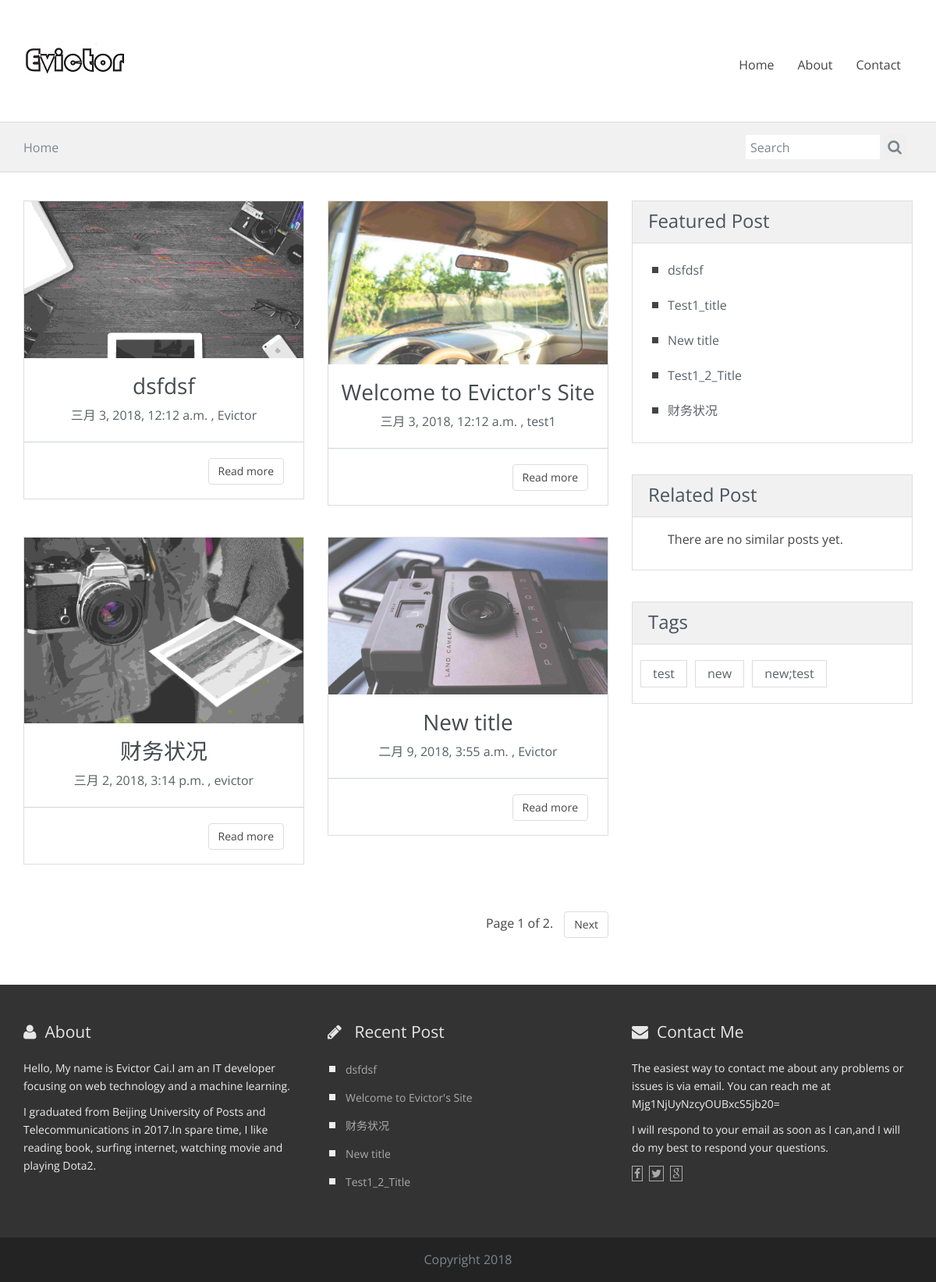
Screenshot of /blog/ with the database file from the repository.
### blog/models.py (models this page shows, shortened)
class Post(models.Model):
    STATUS_CHOICES = (
        ('draft', 'Draft'),
        ('published', 'Published'),
    )
    title = models.CharField(max_length=250)
    slug = models.SlugField(
        max_length=250,
        unique_for_date='publish'
    )
    author = models.ForeignKey(
        User,
        related_name='blog_posts',
        on_delete = models.CASCADE
    )
    body = models.TextField()
    publish = models.DateTimeField(
        default=timezone.now
    )
    created = models.DateTimeField(auto_now_add=True)
    updated = models.DateTimeField(auto_now=True)
    status = models.CharField(
        max_length=10,
        choices=STATUS_CHOICES,
        default='draft'
    )
    objects = models.Manager() # The default manager
    published = PublishedManager() # Our custom manager
    tags = TaggableManager()
    class Meta:
        ordering = ('-publish',)
    def get_absolute_url(self):
        return reverse('blog:post_detail',
                       args=[self.publish.year,
                             self.publish.strftime('%m'),
                             self.publish.strftime('%d'),
                             self.slug])

### blog/views.py (the view)
def post_list(request, tag_slug=None):
    object_list = Post.published.all()
    tag = None
    tags = Tag.objects.all()
    if tag_slug:
        tag = get_object_or_404(Tag, slug=tag_slug)
        object_list = object_list.filter(tags__in=[tag])
    paginator = Paginator(object_list, 4)  # 4 posts in each page
    page = request.GET.get('page')
    try:
        posts = paginator.page(page)
    except PageNotAnInteger:
        posts = paginator.page(1)
    except EmptyPage:
        posts = paginator.page(paginator.num_pages)
    return render(request,
                  'blog/index.html',
                  {'page': page,
                   'posts': posts,
                   'tag': tag,
                   'tags':tags})

### blog/models.py (called while the page is built)
    def get_queryset(self):
        return super(PublishedManager,self).get_queryset()\
                .filter(status = 'published')

### blog/templatetags/blog_tags.py (called while the page is built)
@register.simple_tag
def total_posts():
    return Post.published.count()

@register.simple_tag
def get_most_commented_posts(count=5):
    return Post.published.annotate(
                total_comments=Count('comments')
            ).order_by('-total_comments')[:count]

@register.inclusion_tag('blog/post/latest_posts.html')
def show_latest_posts(count=3):
    latest_posts = Post.published.order_by('-publish')[:count]
    return {'latest_posts': latest_posts}

@register.filter(name='markdown')
@stringfilter
def markdown_format(text):
    return mark_safe(markdown.markdown(text,extensions=
                                       ['markdown.extensions.fenced_code',
                                        'markdown.extensions.codehilite',
                                        'markdown.extensions.tables'],
                                       safe_mode=True,
                                       enable_attributes=False))

### blog/templates/blog/index.html (shortened to what this page needs)
{% extends "blog/base.html" %}
{% load blog_tags %}
{% load staticfiles %}
{% block subtitle %}Home{% endblock %}
{% block content %}
<div class="container">
	<div class="row">
		<div class="col-md-8 blog-main">
			<div class="row">
				{% for post in posts %}
					<div class="col-md-6 col-sm-6">
						<article class=" blog-teaser">
							<header>
								<img src="/static/image/{{ forloop.counter }}.jpg" alt="">
								<h3><a href="{{ post.get_absolute_url }}">{{ post.title }}</a></h3>
								<span class="meta">{{ post.publish }} , {{ post.author }}</span>
								<hr>
							</header>
							<div class="clearfix">
								<a href="{{ post.get_absolute_url }}" class="btn btn-clean-one">Read more</a>
							</div>
						</article>
					</div>
				{% endfor %}
			</div>
			<div class="paging">
				{% include "pagination.html" with page=posts  %}
			</div>
		</div>
		{% include "blog/sidebar.html"  %}
	</div>
</div>
{% endblock %}

### blog/templates/blog/base.html (shortened to what this page needs)
{% load blog_tags %}
{% load staticfiles %}
<!DOCTYPE html>
<html>
	<head>
		<link rel="stylesheet" href="{% static "css/bootstrap.min.css" %}">
		<link rel="stylesheet" href="{% static "css/font-awesome/css/font-awesome.min.css" %}">
		<link rel="stylesheet" href="{% static "css/style.css" %}" id="theme-styles">
	</head>
	<body>
		<header>
			<div class="widewrapper masthead">
				<div class="container">
					<a href="{% url "blog:post_list" %}" id="logo">
						<img src="{% static "image/Evictor.jpg" %}" alt="clean Blog">
					</a>
					<nav class="pull-right clean-nav">
						<div class="collapse navbar-collapse">
							<ul class="nav nav-pills navbar-nav">
								<li>
									<a href="{% url "blog:post_list" %}">Home</a>
								</li>
								<li>
									<a href="{% url "blog:about_me" %}">About</a>
								</li>
								<li>
									<a href="{% url "blog:contact_me" %}">Contact</a>
								</li>
							</ul>
						</div>
					</nav>
				</div>
			</div>
			<div class="widewrapper subheader">
				<div class="container">
					<div class="clean-breadcrumb">
						<a href="#">{% block subtitle %}{% endblock %}</a>
					</div>
					<div class="clean-searchbox">
						<form action="#" method="get" accept-charset="utf-8">
							<input class="searchfield" id="searchbox" type="text" placeholder="Search">
							<button class="searchbutton" type="submit">
								<i class="fa fa-search"></i>
							</button>
						</form>
					</div>
				</div>
			</div>
		</header>
		<div class="widewrapper main">
			{% block content %}
			{% endblock %}
		</div>
		<footer>
			<div class="widewrapper footer">
				<div class="container">
					<div class="row">
						<div class="col-md-4 footer-widget">
							<h3> <i class="fa fa-user"></i>About</h3>
							<p>Hello, My name is Evictor Cai.I am an IT developer focusing on web technology and a machine learning. </p>
							<p>I graduated from Beijing University of Posts and Telecommunications in 2017.In spare time, I like reading book, surfing internet, watching movie and playing Dota2.</p>
						</div>
						<div class="col-md-4 footer-widget">
							<h3> <i class="fa fa-pencil"></i> Recent Post</h3>
							{% show_latest_posts 5 %}
						</div>
						<div class="col-md-4 footer-widget">
							<h3> <i class="fa fa-envelope"></i>Contact Me</h3>
							<p>The easiest way to contact me about any problems or issues is via email. You can reach me at Mjg1NjUyNzcyOUBxcS5jb20=</p>
							<p>I will respond to your email as soon as I can,and I will do my best to respond your questions.</p>
							<div class="footer-widget-icon">
								<i class="fa fa-facebook"></i><i class="fa fa-twitter"></i><i class="fa fa-google"></i>
							</div>
						</div>
					</div>
				</div>
			</div>
			<div class="widewrapper copyright">
					Copyright 2018
			</div>
		</footer>
	</body>
</html>

### blog/templates/pagination.html (shortened to what this page needs)
<div class="pagination">
    <span class="step-links">
        <span class="older">
            Page {{ page.number }} of {{ page.paginator.num_pages }}.
        </span>
        {% if page.has_next %}
            <a href="?page={{ page.next_page_number }}" class="btn btn-clean-one">Next</a>
        {% endif %}
    </span>
</div>

### blog/templates/blog/sidebar.html
{% load blog_tags %}
<aside class="col-md-4 blog-aside">
    <div class="aside-widget">
        <header>
            <h3>Featured Post</h3>
        </header>
        <div class="body">
            <ul class="clean-list">
                {% get_most_commented_posts as most_commented_posts %}
                {% for post in most_commented_posts %}
                <li><a href="{{ post.get_absolute_url }}">{{ post.title }}</a></li>
                {% endfor %}
            </ul>
        </div>
    </div>
    <div class="aside-widget">
        <header>
            <h3>Related Post</h3>
        </header>
        <div class="body">
            <ul class="clean-list">
                {% for post in similar_posts %}
                <li><a href="{{ post.get_absolute_url }}">{{ post.title }}</a></li>
                {% empty %}
                There are no similar posts yet.
                {% endfor %}
            </ul>
        </div>
    </div>
    <div class="aside-widget">
        <header>
            <h3>Tags</h3>
        </header>
        <div class="body clearfix">
            {% if post %}
            <ul class="tags">
                {% for tag in post.tags.all %}
                <li><a href="{% url "blog:post_list_by_tag" tag.slug %}">{{ tag.name }}</a></li>
		        {% endfor %}
            </ul>
            {% else %}
            <ul class="tags">
                {% for tag in tags %}
                <li><a href="{% url "blog:post_list_by_tag" tag.slug %}">{{ tag.name }}</a></li>
		        {% endfor %}
            </ul>
            {% endif %}
        </div>
    </div>
</aside>

### blog/templates/blog/post/latest_posts.html
<ul class="clean-list">
{% for post in latest_posts %}
    <li><a href="{{ post.get_absolute_url }}">{{ post.title }}</a></li>
{% endfor %}
</ul>

### rows the page displays
Post: shows a picture, title "dsfdsf", publish "三月 3, 2018, 12:12 a.m.", author "Evictor"
Post: shows a picture, title "Welcome to Evictor's Site", publish "三月 3, 2018, 12:12 a.m.", author "test1"
Post: shows a picture, title "财务状况", publish "三月 2, 2018, 3:14 p.m.", author "evictor"
Post: shows a picture, title "New title", publish "二月 9, 2018, 3:55 a.m.", author "Evictor"
Post: title "Test1_title"
Post: title "Test1_2_Title"
Tag: name "test"
Tag: name "new"
Tag: name "new;test"

### other values shown
{{ page.number }} "1"
{{ page.paginator.num_pages }} "2"
